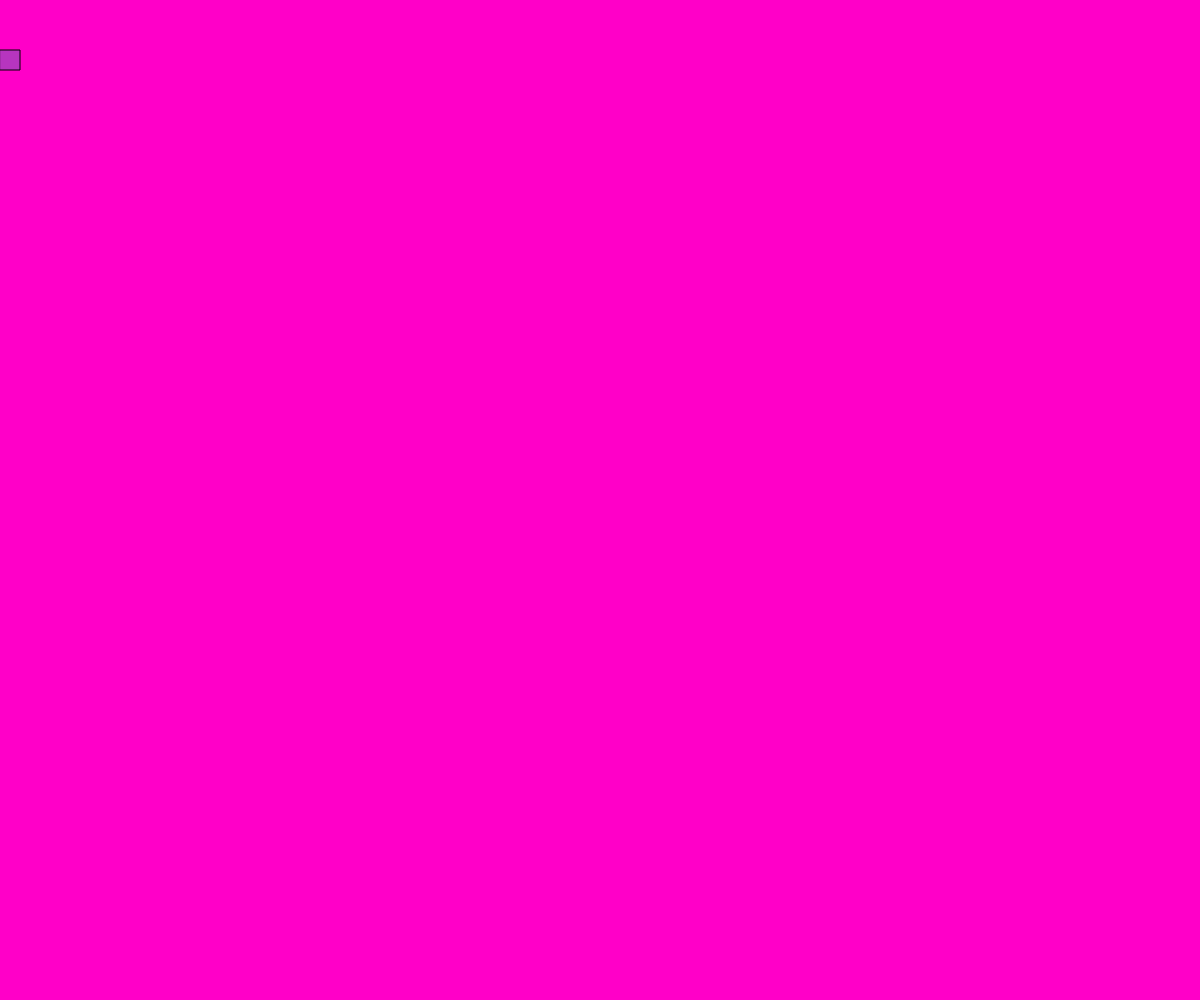
Frame 1 (no input)
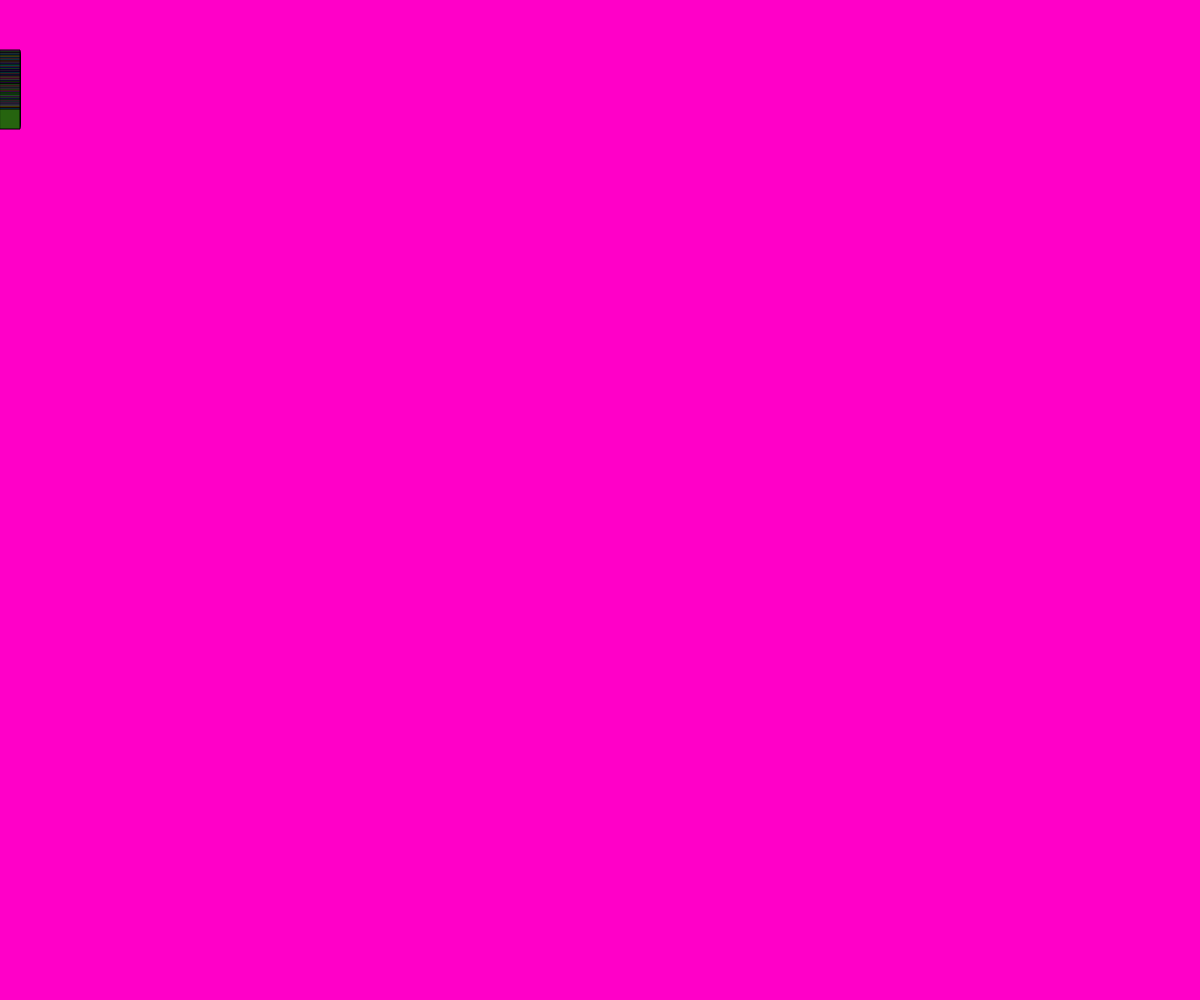
Frame 60 (no input)
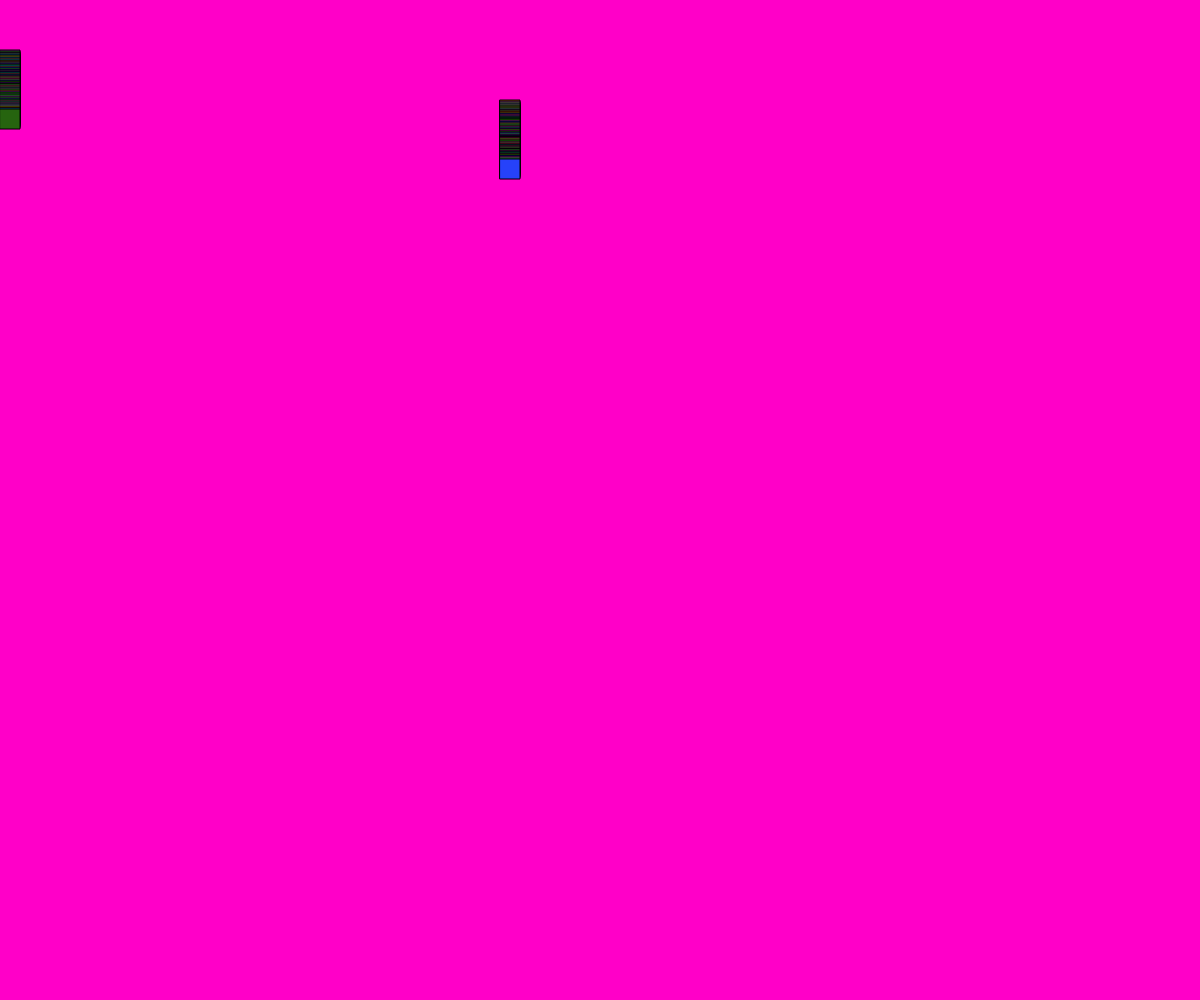
Frame 120 (the mouse pressed at the canvas centre since frame 60)

The p5.js sketch that drew these frames (run headless with seeded random() and noise() and a simulated clock; from frame 60 on, the mouse is pressed at the canvas centre):

// p5.js sketch
// ── sketch.js
// sketch.js

var cnv;
let moverX = 50;

function centerCanvas() {
  var x = (windowWidth - width) / 2;
  var y = (windowHeight - height) / 2;
  cnv.position(x, y);
}

function setup() {
  cnv = createCanvas(windowWidth,windowHeight);
  centerCanvas();
  background(255, 0, 200);
}

function mousePressed() {
  moverX = 100;
}

function draw() {
  fill(random(255),random(255),random(255));//RGB
  rect(mouseY, moverX, 20,20);
  moverX = moverX + 1;
}
